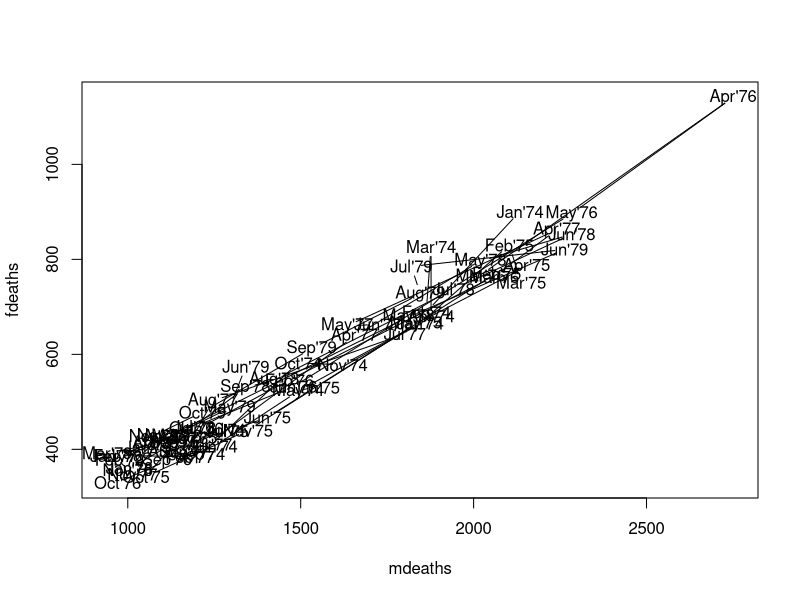
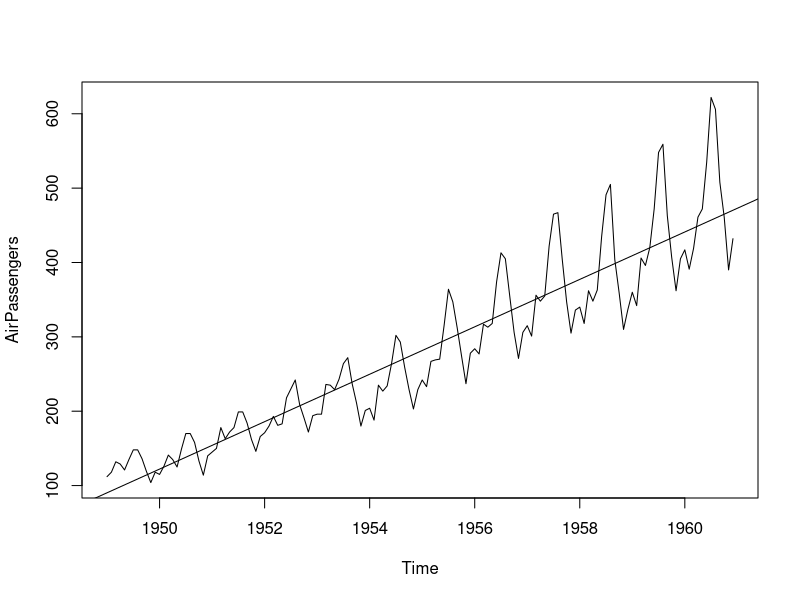

Source code (R) for these figures, in order: (Note: this script raises an error after producing the figures.)
yr <- floor(tt <- time(mdeaths)) #sampling times
tt
plot(mdeaths, fdeaths,
     xy.labels = paste(month.abb[12*(tt - yr)], yr-1900, sep = "'"))

###
data(AirPassengers)
class(AirPassengers)
AirPassengers
plot(AirPassengers)
abline(reg=lm(AirPassengers~time(AirPassengers)))
summary(reg)
cycle(AirPassengers) ### sampling times
plot(aggregate(AirPassengers,FUN=mean))
boxplot(AirPassengers~cycle(AirPassengers))
